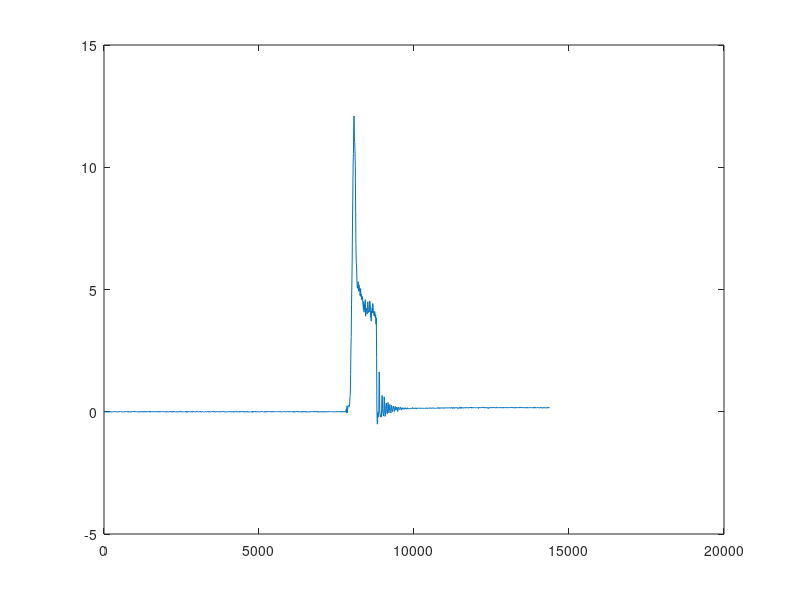

Write the MATLAB code that produced this figure.
% READS IN THE TEST DATA FILE AND PLOTS THE FORCES

fil  = fopen('DPL.txt');
A = textscan(fil,'%f %f %f %f');
t= A{1};
t = t - t(1);
T = A{2} + A{3} + A{4};
plot(t,T)
fclose all;